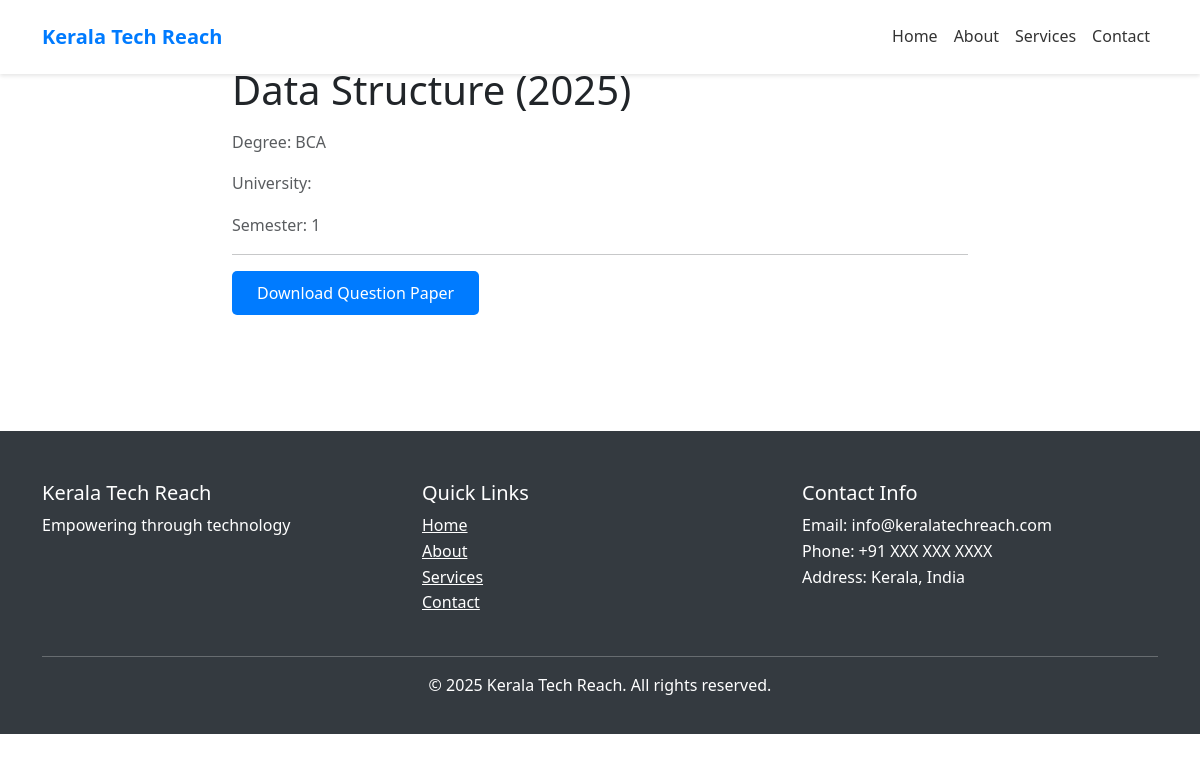
/questionpapers/1/, run on the app's committed database.
### admindashboard/models.py (models this page shows, shortened)
class QuestionPaper(models.Model):
    degree = models.ForeignKey('Degree', on_delete=models.CASCADE)
    semester = models.PositiveIntegerField()
    subject = models.CharField(max_length=200)
    file_path = models.FileField(upload_to='question_papers/', blank=True, null=True)
    year = models.PositiveIntegerField()
    university_id = models.ForeignKey('University', on_delete=models.CASCADE)
    updated_at = models.DateTimeField(auto_now=True)
    is_published = models.BooleanField(default=False)
    created_by = models.ForeignKey('UserProfile', on_delete=models.CASCADE)

class Degree(models.Model):
    name = models.CharField(max_length=200)
    university = models.ForeignKey(University, on_delete=models.CASCADE)
    created_by = models.ForeignKey('UserProfile', on_delete=models.CASCADE)

### publicpage/views.py (the view)
# urls.py: path('questionpapers/<int:pk>/', views.questionpaper_detail, name='questionpaper_detail'),
def questionpaper_detail(request, pk):
    question_paper = get_object_or_404(QuestionPaper, pk=pk, is_published=True)
    return render(request, 'publicpage/questionpaper_detail.html', {'question_paper': question_paper})

### publicpage/templates/publicpage/questionpaper_detail.html (shortened to what this page needs)
{% extends 'publicpage/base.html' %}
{% load static %}
{% block content %}
<div class="container mt-4">
    <nav aria-label="breadcrumb">
        <ol class="breadcrumb">
            <li class="breadcrumb-item"><a href="{% url 'publicpage:home' %}">Home</a></li>
             <li class="breadcrumb-item active" aria-current="page">Question Papers</li>
        </ol>
    </nav>
    <div class="row justify-content-center">
        <div class="col-md-8">
            <article>
                <h1 class="mb-3">{{ question_paper.subject }} ({{ question_paper.year }})</h1>
                <p class="text-muted">Degree: {{ question_paper.degree.name }}</p>
                <p class="text-muted">University: {{ question_paper.university.name }}</p>
                <p class="text-muted">Semester: {{ question_paper.semester }}</p>
                <hr>
                {% if question_paper.file_path %}
                    <p><a href="{{ question_paper.file_path.url }}" class="btn btn-primary" download>Download Question Paper</a></p>
                {% else %}
                    <p class="text-warning">Question paper file not available.</p>
                {% endif %}
            </article>
        </div>
    </div>
</div>
{% endblock %}

### publicpage/templates/publicpage/base.html (style rules this page uses)
:root { --primary-color: #007bff; --secondary-color: #6c757d; --accent-color: #28a745; }
body { font-family: 'Segoe UI', Tahoma, Geneva, Verdana, sans-serif; line-height: 1.6; }
.btn-primary { background-color: var(--primary-color); border: none; padding: 10px 25px; border-radius: 5px; transition: transform 0.3s ease; }

### data on the page
QuestionPaper: subject "Data Structure", year "2025", degree.name "BCA", semester "1"
